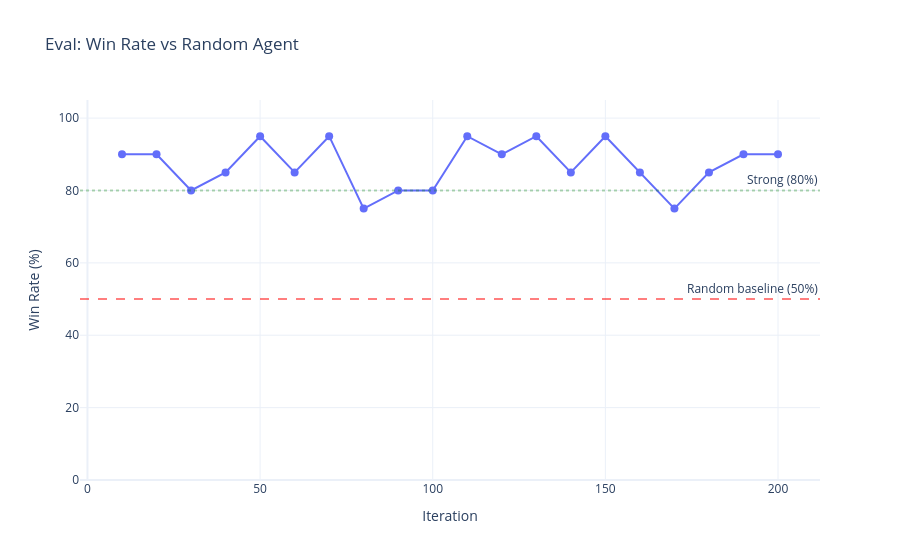

Source (notebook cell):
### Markdown cell above
## Win Rate vs Random Agent

The key metric: how often does the trained policy beat a random agent?
50% = random play, 100% = perfect against random.

### Code cell
if not ppo.empty and ppo["eval_win_rate"].notna().any():
    eval_rows = ppo.dropna(subset=["eval_win_rate"])
    fig = go.Figure()
    fig.add_trace(go.Scatter(
        x=eval_rows["iter"], y=eval_rows["eval_win_rate"] * 100,
        mode="lines+markers", name="Win Rate vs Random",
        marker=dict(size=8), line=dict(width=2),
        hovertemplate="Iter %{x}<br>Win rate: %{y:.1f}%<extra></extra>"
    ))
    fig.add_hline(y=50, line_dash="dash", line_color="red", opacity=0.5,
                  annotation_text="Random baseline (50%)")
    fig.add_hline(y=80, line_dash="dot", line_color="green", opacity=0.3,
                  annotation_text="Strong (80%)")
    fig.update_layout(title="Eval: Win Rate vs Random Agent",
                      xaxis_title="Iteration", yaxis_title="Win Rate (%)",
                      yaxis_range=[0, 105], height=400)
    fig.show()
else:
    print("No eval data yet.")

### Figure 1 — Plotly figure (JSON) as saved in the notebook; plotly's stock layout.template omitted (floating-point values rounded to 4 significant figures)
{"data": [{"hovertemplate": "Iter %{x}<br>Win rate: %{y:.1f}%<extra></extra>", "line": {"width": 2}, "marker": {"size": 8}, "mode": "lines+markers", "name": "Win Rate vs Random", "type": "scatter", "x": [10, 20, 30, 40, 50, 60, 70, 80, 90, 100, 110, 120, 130, 140, 150, 160, 170, 180, 190, 200], "y": [90.0, 90.0, 80.0, 85.0, 95.0, 85.0, 95.0, 75.0, 80.0, 80.0, 95.0, 90.0, 95.0, 85.0, 95.0, 85.0, 75.0, 85.0, 90.0, 90.0]}], "layout": {"annotations": [{"showarrow": false, "text": "Random baseline (50%)", "x": 1, "xanchor": "right", "xref": "x domain", "y": 50, "yanchor": "bottom", "yref": "y"}, {"showarrow": false, "text": "Strong (80%)", "x": 1, "xanchor": "right", "xref": "x domain", "y": 80, "yanchor": "bottom", "yref": "y"}], "autosize": true, "shapes": [{"line": {"color": "red", "dash": "dash"}, "opacity": 0.5, "type": "line", "x0": 0, "x1": 1, "xref": "x domain", "y0": 50, "y1": 50, "yref": "y"}, {"line": {"color": "green", "dash": "dot"}, "opacity": 0.3, "type": "line", "x0": 0, "x1": 1, "xref": "x domain", "y0": 80, "y1": 80, "yref": "y"}], "title": {"text": "Eval: Win Rate vs Random Agent"}, "xaxis": {"autorange": true, "range": [-1.642, 211.6], "title": {"text": "Iteration"}, "type": "linear"}, "yaxis": {"range": [0, 105], "title": {"text": "Win Rate (%)"}, "type": "linear"}}}
